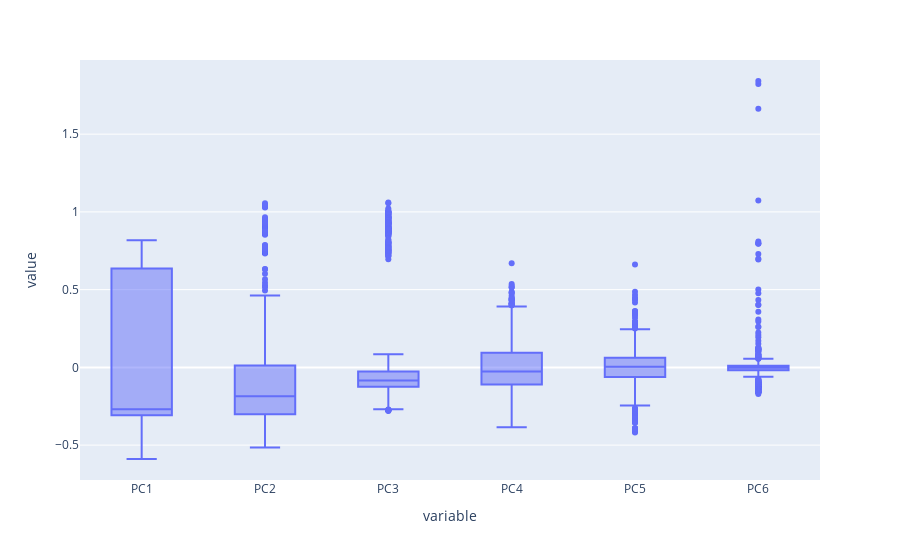

Notebook source saved alongside this figure:
### Code cell
fig = px.box(df_pca)
fig.show()

### Figure 1 — Plotly figure (JSON) as saved in the notebook; plotly's stock layout.template omitted (floating-point values rounded to 4 significant figures; data arrays with more than 128 entries replaced by an {"elided": "..."} marker saying what was removed)
{"data": [{"alignmentgroup": "True", "hovertemplate": "variable=%{x}<br>value=%{y}<extra></extra>", "legendgroup": "", "marker": {"color": "#636efa"}, "name": "", "notched": false, "offsetgroup": "", "orientation": "v", "showlegend": false, "type": "box", "x": {"elided": "9138 str values"}, "x0": " ", "xaxis": "x", "y": {"elided": "9138 float values"}, "y0": " ", "yaxis": "y"}], "layout": {"autosize": true, "boxmode": "group", "legend": {"tracegroupgap": 0}, "margin": {"t": 60}, "xaxis": {"anchor": "y", "autorange": true, "domain": [0, 1], "range": [-0.5, 5.5], "title": {"text": "variable"}, "type": "category"}, "yaxis": {"anchor": "x", "autorange": true, "domain": [0, 1], "range": [-0.7244, 1.977], "title": {"text": "value"}, "type": "linear"}}}
